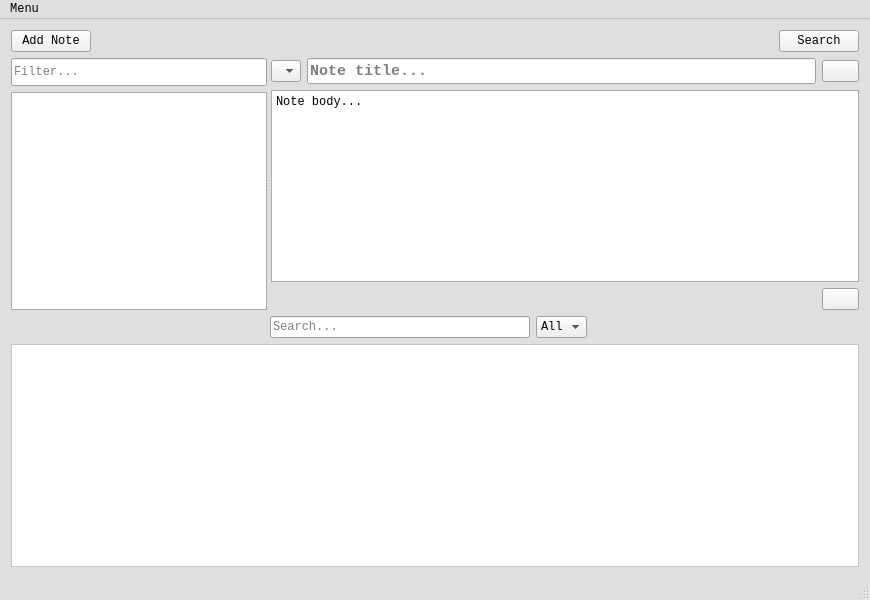
<?xml version="1.0" encoding="UTF-8"?>
<ui version="4.0">
 <class>MainWindow</class>
 <widget class="QMainWindow" name="MainWindow">
  <property name="geometry">
   <rect>
    <x>0</x>
    <y>0</y>
    <width>870</width>
    <height>600</height>
   </rect>
  </property>
  <property name="palette">
   <palette>
    <active>
     <colorrole role="Base">
      <brush brushstyle="SolidPattern">
       <color alpha="255">
        <red>255</red>
        <green>255</green>
        <blue>255</blue>
       </color>
      </brush>
     </colorrole>
     <colorrole role="Window">
      <brush brushstyle="SolidPattern">
       <color alpha="255">
        <red>223</red>
        <green>223</green>
        <blue>223</blue>
       </color>
      </brush>
     </colorrole>
    </active>
    <inactive>
     <colorrole role="Base">
      <brush brushstyle="SolidPattern">
       <color alpha="255">
        <red>255</red>
        <green>255</green>
        <blue>255</blue>
       </color>
      </brush>
     </colorrole>
     <colorrole role="Window">
      <brush brushstyle="SolidPattern">
       <color alpha="255">
        <red>223</red>
        <green>223</green>
        <blue>223</blue>
       </color>
      </brush>
     </colorrole>
    </inactive>
    <disabled>
     <colorrole role="Base">
      <brush brushstyle="SolidPattern">
       <color alpha="255">
        <red>223</red>
        <green>223</green>
        <blue>223</blue>
       </color>
      </brush>
     </colorrole>
     <colorrole role="Window">
      <brush brushstyle="SolidPattern">
       <color alpha="255">
        <red>223</red>
        <green>223</green>
        <blue>223</blue>
       </color>
      </brush>
     </colorrole>
    </disabled>
   </palette>
  </property>
  <property name="font">
   <font>
    <family>Monospace</family>
   </font>
  </property>
  <property name="windowTitle">
   <string>Pilepad</string>
  </property>
  <property name="windowIcon">
   <iconset resource="resources.qrc">
    <normaloff>:/images/images/pilepad-icon.png</normaloff>:/images/images/pilepad-icon.png</iconset>
  </property>
  <widget class="QWidget" name="centralWidget">
   <layout class="QGridLayout" name="gridLayout_4">
    <item row="0" column="0">
     <layout class="QVBoxLayout" name="verticalLayout">
      <item>
       <layout class="QHBoxLayout" name="horizontalLayout">
        <item>
         <widget class="QPushButton" name="pushButtonAddNote">
          <property name="text">
           <string>Add Note</string>
          </property>
          <property name="icon">
           <iconset resource="resources.qrc">
            <normaloff>:/images/images/icon-add.png</normaloff>:/images/images/icon-add.png</iconset>
          </property>
         </widget>
        </item>
        <item>
         <spacer name="horizontalSpacer">
          <property name="orientation">
           <enum>Qt::Horizontal</enum>
          </property>
          <property name="sizeHint" stdset="0">
           <size>
            <width>40</width>
            <height>20</height>
           </size>
          </property>
         </spacer>
        </item>
        <item>
         <widget class="QPushButton" name="pushButtonMode">
          <property name="toolTip">
           <string>Switch mode (Ctrl+F)</string>
          </property>
          <property name="text">
           <string>Search</string>
          </property>
          <property name="icon">
           <iconset resource="resources.qrc">
            <normaloff>:/images/images/icon-search.png</normaloff>:/images/images/icon-search.png</iconset>
          </property>
         </widget>
        </item>
       </layout>
      </item>
      <item>
       <widget class="QSplitter" name="splitterEditorContainer">
        <property name="orientation">
         <enum>Qt::Horizontal</enum>
        </property>
        <widget class="QWidget" name="widget" native="true">
         <layout class="QGridLayout" name="gridLayout">
          <property name="leftMargin">
           <number>0</number>
          </property>
          <property name="topMargin">
           <number>0</number>
          </property>
          <property name="rightMargin">
           <number>0</number>
          </property>
          <property name="bottomMargin">
           <number>0</number>
          </property>
          <item row="2" column="0">
           <widget class="QLineEdit" name="lineEditNotesFilter">
            <property name="minimumSize">
             <size>
              <width>0</width>
              <height>28</height>
             </size>
            </property>
            <property name="placeholderText">
             <string>Filter...</string>
            </property>
            <property name="clearButtonEnabled">
             <bool>true</bool>
            </property>
           </widget>
          </item>
          <item row="3" column="0">
           <widget class="QListWidget" name="listWidgetNotes">
            <property name="minimumSize">
             <size>
              <width>200</width>
              <height>0</height>
             </size>
            </property>
            <property name="contextMenuPolicy">
             <enum>Qt::CustomContextMenu</enum>
            </property>
            <property name="toolTip">
             <string>List of notes</string>
            </property>
            <property name="sortingEnabled">
             <bool>false</bool>
            </property>
           </widget>
          </item>
         </layout>
        </widget>
        <widget class="QWidget" name="widget_2" native="true">
         <property name="sizePolicy">
          <sizepolicy hsizetype="Preferred" vsizetype="Preferred">
           <horstretch>1</horstretch>
           <verstretch>0</verstretch>
          </sizepolicy>
         </property>
         <layout class="QGridLayout" name="gridLayout_2">
          <property name="leftMargin">
           <number>0</number>
          </property>
          <property name="topMargin">
           <number>0</number>
          </property>
          <property name="rightMargin">
           <number>0</number>
          </property>
          <property name="bottomMargin">
           <number>0</number>
          </property>
          <item row="2" column="0">
           <widget class="QPlainTextEdit" name="plainTextEditEditorNoteBody">
            <property name="toolTip">
             <string/>
            </property>
            <property name="plainText">
             <string>Note body...</string>
            </property>
           </widget>
          </item>
          <item row="0" column="0">
           <layout class="QHBoxLayout" name="horizontalLayout_2">
            <item>
             <widget class="QComboBox" name="comboBoxEditorMarker">
              <item>
               <property name="text">
                <string/>
               </property>
               <property name="icon">
                <iconset resource="resources.qrc">
                 <normaloff>:/images/images/icon-note.png</normaloff>:/images/images/icon-note.png</iconset>
               </property>
              </item>
              <item>
               <property name="text">
                <string/>
               </property>
               <property name="icon">
                <iconset resource="resources.qrc">
                 <normaloff>:/images/images/icon-sun.png</normaloff>:/images/images/icon-sun.png</iconset>
               </property>
              </item>
              <item>
               <property name="text">
                <string/>
               </property>
               <property name="icon">
                <iconset resource="resources.qrc">
                 <normaloff>:/images/images/icon-key.png</normaloff>:/images/images/icon-key.png</iconset>
               </property>
              </item>
              <item>
               <property name="text">
                <string/>
               </property>
               <property name="icon">
                <iconset resource="resources.qrc">
                 <normaloff>:/images/images/icon-person.png</normaloff>:/images/images/icon-person.png</iconset>
               </property>
              </item>
              <item>
               <property name="text">
                <string/>
               </property>
               <property name="icon">
                <iconset resource="resources.qrc">
                 <normaloff>:/images/images/icon-money.png</normaloff>:/images/images/icon-money.png</iconset>
               </property>
              </item>
             </widget>
            </item>
            <item>
             <widget class="QLineEdit" name="lineEditEditorNoteTitle">
              <property name="minimumSize">
               <size>
                <width>0</width>
                <height>0</height>
               </size>
              </property>
              <property name="font">
               <font>
                <pointsize>11</pointsize>
                <weight>75</weight>
                <bold>true</bold>
               </font>
              </property>
              <property name="toolTip">
               <string>Note title</string>
              </property>
              <property name="maxLength">
               <number>70</number>
              </property>
              <property name="placeholderText">
               <string>Note title...</string>
              </property>
             </widget>
            </item>
            <item>
             <widget class="QPushButton" name="pushButtonApplyChanges">
              <property name="toolTip">
               <string>Apply changes</string>
              </property>
              <property name="text">
               <string/>
              </property>
              <property name="icon">
               <iconset resource="resources.qrc">
                <normaloff>:/images/images/icon-ok.png</normaloff>:/images/images/icon-ok.png</iconset>
              </property>
             </widget>
            </item>
           </layout>
          </item>
          <item row="3" column="0">
           <widget class="QWidget" name="widgetEditorToolsPanel" native="true">
            <layout class="QHBoxLayout" name="horizontalLayout_4">
             <property name="spacing">
              <number>0</number>
             </property>
             <property name="leftMargin">
              <number>0</number>
             </property>
             <property name="topMargin">
              <number>0</number>
             </property>
             <property name="rightMargin">
              <number>0</number>
             </property>
             <property name="bottomMargin">
              <number>0</number>
             </property>
             <item>
              <spacer name="horizontalSpacer_2">
               <property name="orientation">
                <enum>Qt::Horizontal</enum>
               </property>
               <property name="sizeHint" stdset="0">
                <size>
                 <width>40</width>
                 <height>20</height>
                </size>
               </property>
              </spacer>
             </item>
             <item>
              <widget class="QPushButton" name="pushButtonEditorPanelDeleteNote">
               <property name="text">
                <string/>
               </property>
               <property name="icon">
                <iconset resource="resources.qrc">
                 <normaloff>:/images/images/icon-trash.png</normaloff>:/images/images/icon-trash.png</iconset>
               </property>
              </widget>
             </item>
            </layout>
           </widget>
          </item>
         </layout>
        </widget>
       </widget>
      </item>
      <item>
       <widget class="QWidget" name="widgetSearchContainer" native="true">
        <layout class="QGridLayout" name="gridLayout_3">
         <property name="leftMargin">
          <number>0</number>
         </property>
         <property name="topMargin">
          <number>0</number>
         </property>
         <property name="rightMargin">
          <number>0</number>
         </property>
         <property name="bottomMargin">
          <number>0</number>
         </property>
         <item row="0" column="0">
          <layout class="QHBoxLayout" name="horizontalLayout_3">
           <item>
            <spacer name="horizontalSpacer_4">
             <property name="orientation">
              <enum>Qt::Horizontal</enum>
             </property>
             <property name="sizeHint" stdset="0">
              <size>
               <width>40</width>
               <height>20</height>
              </size>
             </property>
            </spacer>
           </item>
           <item>
            <widget class="QLineEdit" name="lineEditSearch">
             <property name="toolTip">
              <string>Search</string>
             </property>
             <property name="frame">
              <bool>true</bool>
             </property>
             <property name="placeholderText">
              <string>Search...</string>
             </property>
             <property name="clearButtonEnabled">
              <bool>true</bool>
             </property>
            </widget>
           </item>
           <item>
            <widget class="QComboBox" name="comboBoxSearchMarker">
             <item>
              <property name="text">
               <string>All</string>
              </property>
             </item>
             <item>
              <property name="text">
               <string/>
              </property>
              <property name="icon">
               <iconset resource="resources.qrc">
                <normaloff>:/images/images/icon-note.png</normaloff>:/images/images/icon-note.png</iconset>
              </property>
             </item>
             <item>
              <property name="text">
               <string/>
              </property>
              <property name="icon">
               <iconset resource="resources.qrc">
                <normaloff>:/images/images/icon-sun.png</normaloff>:/images/images/icon-sun.png</iconset>
              </property>
             </item>
             <item>
              <property name="text">
               <string/>
              </property>
              <property name="icon">
               <iconset resource="resources.qrc">
                <normaloff>:/images/images/icon-key.png</normaloff>:/images/images/icon-key.png</iconset>
              </property>
             </item>
             <item>
              <property name="text">
               <string/>
              </property>
              <property name="icon">
               <iconset resource="resources.qrc">
                <normaloff>:/images/images/icon-person.png</normaloff>:/images/images/icon-person.png</iconset>
              </property>
             </item>
             <item>
              <property name="text">
               <string/>
              </property>
              <property name="icon">
               <iconset resource="resources.qrc">
                <normaloff>:/images/images/icon-money.png</normaloff>:/images/images/icon-money.png</iconset>
              </property>
             </item>
            </widget>
           </item>
           <item>
            <spacer name="horizontalSpacer_3">
             <property name="orientation">
              <enum>Qt::Horizontal</enum>
             </property>
             <property name="sizeHint" stdset="0">
              <size>
               <width>40</width>
               <height>20</height>
              </size>
             </property>
            </spacer>
           </item>
           <item>
            <widget class="QLabel" name="labelFoundCount">
             <property name="text">
              <string/>
             </property>
            </widget>
           </item>
          </layout>
         </item>
         <item row="1" column="0">
          <widget class="QScrollArea" name="scrollAreaFoundNotes">
           <property name="palette">
            <palette>
             <active>
              <colorrole role="Base">
               <brush brushstyle="SolidPattern">
                <color alpha="255">
                 <red>255</red>
                 <green>255</green>
                 <blue>255</blue>
                </color>
               </brush>
              </colorrole>
              <colorrole role="Window">
               <brush brushstyle="SolidPattern">
                <color alpha="255">
                 <red>255</red>
                 <green>255</green>
                 <blue>255</blue>
                </color>
               </brush>
              </colorrole>
             </active>
             <inactive>
              <colorrole role="Base">
               <brush brushstyle="SolidPattern">
                <color alpha="255">
                 <red>255</red>
                 <green>255</green>
                 <blue>255</blue>
                </color>
               </brush>
              </colorrole>
              <colorrole role="Window">
               <brush brushstyle="SolidPattern">
                <color alpha="255">
                 <red>255</red>
                 <green>255</green>
                 <blue>255</blue>
                </color>
               </brush>
              </colorrole>
             </inactive>
             <disabled>
              <colorrole role="Base">
               <brush brushstyle="SolidPattern">
                <color alpha="255">
                 <red>255</red>
                 <green>255</green>
                 <blue>255</blue>
                </color>
               </brush>
              </colorrole>
              <colorrole role="Window">
               <brush brushstyle="SolidPattern">
                <color alpha="255">
                 <red>255</red>
                 <green>255</green>
                 <blue>255</blue>
                </color>
               </brush>
              </colorrole>
             </disabled>
            </palette>
           </property>
           <property name="locale">
            <locale language="Russian" country="Russia"/>
           </property>
           <property name="horizontalScrollBarPolicy">
            <enum>Qt::ScrollBarAlwaysOff</enum>
           </property>
           <property name="widgetResizable">
            <bool>true</bool>
           </property>
           <property name="alignment">
            <set>Qt::AlignLeading|Qt::AlignLeft|Qt::AlignTop</set>
           </property>
           <widget class="QWidget" name="scrollAreaWidgetContents">
            <property name="geometry">
             <rect>
              <x>0</x>
              <y>0</y>
              <width>848</width>
              <height>194</height>
             </rect>
            </property>
            <layout class="QVBoxLayout" name="verticalLayout_2"/>
           </widget>
          </widget>
         </item>
        </layout>
       </widget>
      </item>
     </layout>
    </item>
   </layout>
  </widget>
  <widget class="QMenuBar" name="menuBar">
   <property name="geometry">
    <rect>
     <x>0</x>
     <y>0</y>
     <width>870</width>
     <height>25</height>
    </rect>
   </property>
   <widget class="QMenu" name="menuMenu">
    <property name="title">
     <string>Menu</string>
    </property>
    <addaction name="actionAbout"/>
    <addaction name="actionExit"/>
   </widget>
   <addaction name="menuMenu"/>
  </widget>
  <widget class="QStatusBar" name="statusBar"/>
  <action name="actionAbout">
   <property name="text">
    <string>&amp;About</string>
   </property>
  </action>
  <action name="actionExit">
   <property name="text">
    <string>&amp;Exit</string>
   </property>
  </action>
 </widget>
 <layoutdefault spacing="6" margin="11"/>
 <resources>
  <include location="resources.qrc"/>
 </resources>
 <connections/>
</ui>
